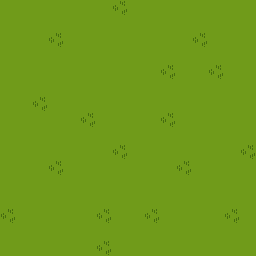

The image is a tile-based game level rendered from a .tmx file. Its description and complete source (layers, tilesets, objects, tile grids) follow:
An orthogonal 16x16 tile map with 16x16 px tiles, 1 tile layer (Base).

<map version="1.10" tiledversion="1.10.2" orientation="orthogonal" renderorder="right-down" width="16" height="16" tilewidth="16" tileheight="16" infinite="0" nextlayerid="4" nextobjectid="1">
 <tileset firstgid="1" source="Simple.tsx" />
 <layer id="1" name="Base" width="16" height="16">
  <data encoding="csv">
3,3,3,3,3,3,3,1,3,3,3,3,3,3,3,3,
3,3,3,3,3,3,3,3,3,3,3,3,3,3,3,3,
3,3,3,1,3,3,3,3,3,3,3,3,1,3,3,3,
3,3,3,3,3,3,3,3,3,3,3,3,3,3,3,3,
3,3,3,3,3,3,3,3,3,3,1,3,3,1,3,3,
3,3,3,3,3,3,3,3,3,3,3,3,3,3,3,3,
3,3,1,3,3,3,3,3,3,3,3,3,3,3,3,3,
3,3,3,3,3,1,3,3,3,3,1,3,3,3,3,3,
3,3,3,3,3,3,3,3,3,3,3,3,3,3,3,3,
3,3,3,3,3,3,3,1,3,3,3,3,3,3,3,1,
3,3,3,1,3,3,3,3,3,3,3,1,3,3,3,3,
3,3,3,3,3,3,3,3,3,3,3,3,3,3,3,3,
3,3,3,3,3,3,3,3,3,3,3,3,3,3,3,3,
1,3,3,3,3,3,1,3,3,1,3,3,3,3,1,3,
3,3,3,3,3,3,3,3,3,3,3,3,3,3,3,3,
3,3,3,3,3,3,1,3,3,3,3,3,3,3,3,3
</data>
 </layer>
 <objectgroup id="3" name="buildings" />
</map>
